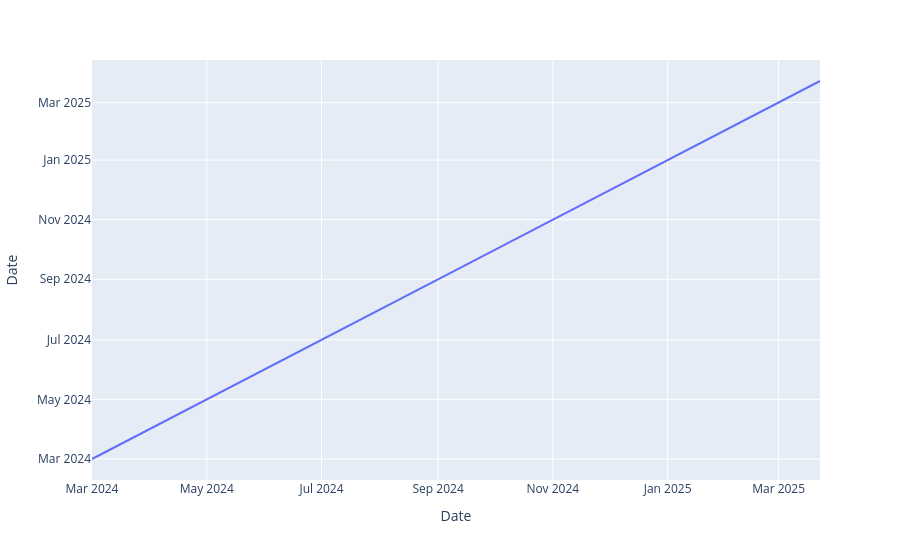

Notebook cell for this chart:
### Code cell
# Write your visualization code here
px.line(data_frame=daily_revenue,x='Date',y='Date')

### Figure 1 — Plotly figure (JSON) as saved in the notebook; plotly's stock layout.template omitted (floating-point values rounded to 4 significant figures; data arrays with more than 128 entries replaced by an {"elided": "..."} marker saying what was removed)
{"data": [{"hovertemplate": "Date=%{y}<extra></extra>", "legendgroup": "", "line": {"color": "#636efa", "dash": "solid"}, "marker": {"symbol": "circle"}, "mode": "lines", "name": "", "orientation": "v", "showlegend": false, "type": "scatter", "x": {"elided": "381 str values"}, "xaxis": "x", "y": {"elided": "381 str values"}, "yaxis": "y"}], "layout": {"legend": {"tracegroupgap": 0}, "margin": {"t": 60}, "xaxis": {"anchor": "y", "domain": [0, 1], "title": {"text": "Date"}}, "yaxis": {"anchor": "x", "domain": [0, 1], "title": {"text": "Date"}}}}
